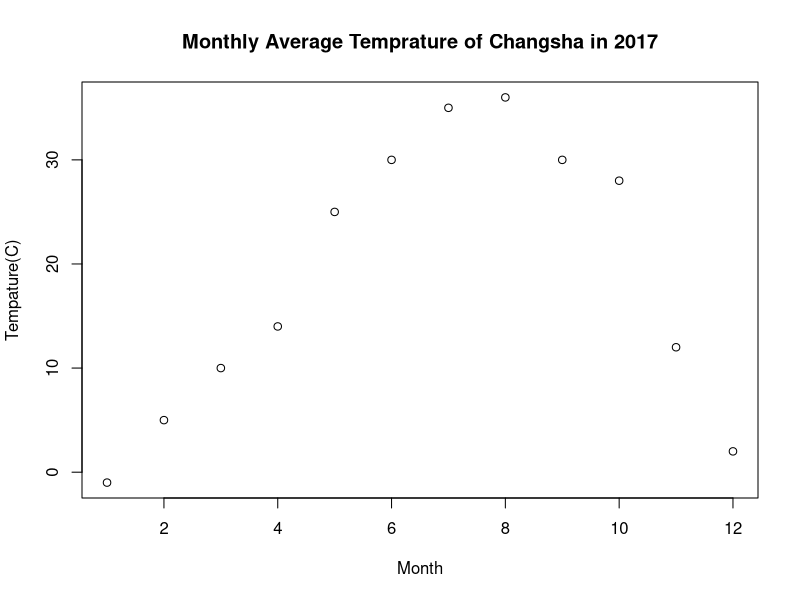

R code for this plot:
## ---- chunk 1
knitr::opts_chunk$set(echo = TRUE)
## ---- chunk 2
MyDataset = data.frame(Month = c(1:12), Temprature =c(-1,5,10,14,25,30,35,36,30,28,12,2))
head(MyDataset,5)  #first five rows of my dataset
## ---- chunk 3
plot(MyDataset$Month,MyDataset$Temprature, main = 'Monthly Average Temprature of Changsha in 2017', xlab = 'Month',ylab = 'Tempature(C)')
